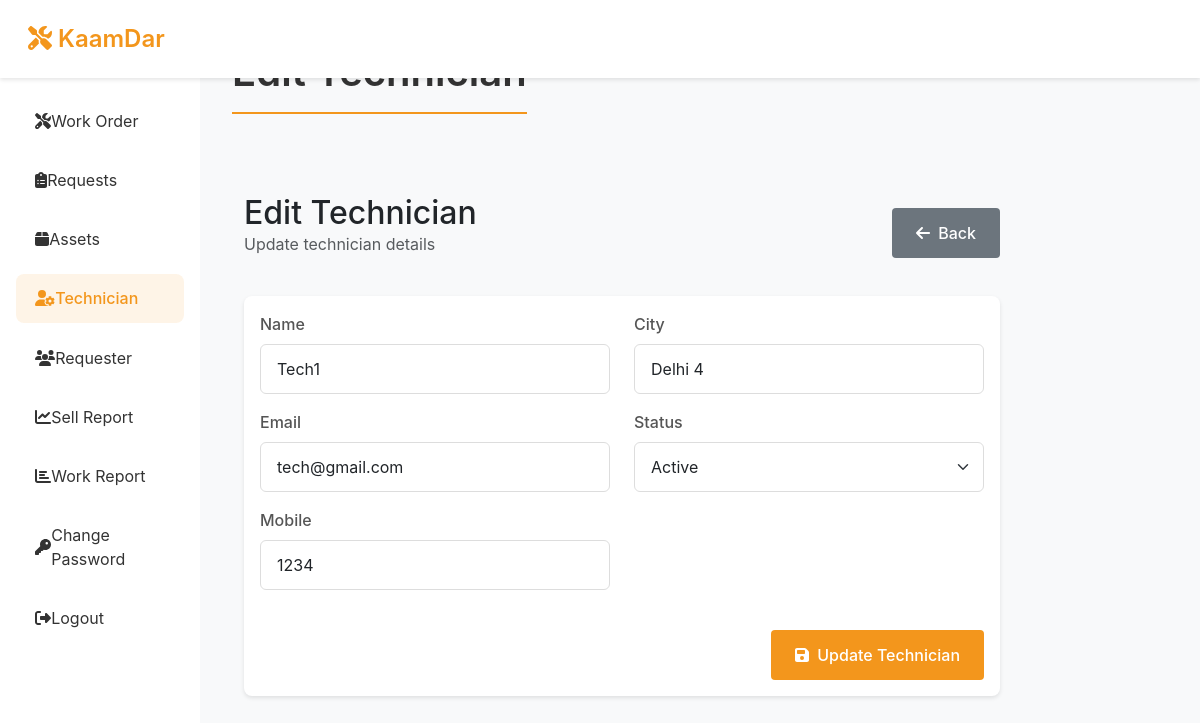
/Kaamdar_PHP/Admin/edittechnician.php?empid=12 (signed in), run on the app's committed database.
### tables this page shows
CREATE TABLE `technician_tb` (
  `empid` int(11) NOT NULL,
  `empName` varchar(60) NOT NULL,
  `empCity` varchar(60) NOT NULL,
  `empMobile` bigint(11) NOT NULL,
  `empEmail` varchar(60) NOT NULL,
  `empStatus` enum('Active','Inactive') NOT NULL DEFAULT 'Active'
);

### Kaamdar_PHP/Admin/edittechnician.php (the view, shortened to what this page needs)
<?php
include('includes/header.php');
include('../dbConnection.php');
$row = null;
$error = null;
if(isset($_REQUEST['empid'])) {
    $empid = $_REQUEST['empid'];
    $sql = "SELECT * FROM technician_tb WHERE empid = ?";
    $stmt = $conn->prepare($sql);
    $stmt->bind_param("i", $empid);
    $stmt->execute();
    $result = $stmt->get_result();
    if($result->num_rows > 0) {
        $row = $result->fetch_assoc();
    } else {
        $error = "Technician not found";
    }
} else {
    $error = "No technician ID provided";
}
?>
<div class="col-sm-9 col-md-10">
    <div class="container-fluid py-4">
        <div class="row mb-4">
            <div class="col-12">
                <div class="d-flex justify-content-between align-items-center">
                    <div>
                        <h2 class="mb-0">Edit Technician</h2>
                        <p class="text-muted">Update technician details</p>
                    </div>
                    <a href="technician.php" class="btn btn-secondary">
                        <i class="fas fa-arrow-left me-2"></i>Back
                    </a>
                </div>
            </div>
        </div>
        <?php if($error): ?>
            <div class="alert alert-danger">
                <i class="fas fa-exclamation-circle me-2"></i><?php echo $error; ?>
            </div>
            <div class="text-center mt-4">
                <a href="technician.php" class="btn btn-primary">
                    <i class="fas fa-arrow-left me-2"></i>Return to Technicians
                </a>
            </div>
        <?php else: ?>
            <div class="card">
                <div class="card-body">
                    <form action="" method="POST" enctype="multipart/form-data" class="needs-validation" novalidate>
                        <div class="row mb-4">
                            <div class="col-md-6">
                                <div class="mb-3">
                                    <label for="empName" class="form-label">Name</label>
                                    <input type="text" class="form-control" id="empName" name="empName"
                                           value="<?php echo htmlspecialchars($row['empName']); ?>" required>
                                </div>
                                <div class="mb-3">
                                    <label for="empEmail" class="form-label">Email</label>
                                    <input type="email" class="form-control" id="empEmail" name="empEmail"
                                           value="<?php echo htmlspecialchars($row['empEmail']); ?>" required>
                                </div>
                                <div class="mb-3">
                                    <label for="empMobile" class="form-label">Mobile</label>
                                    <input type="tel" class="form-control" id="empMobile" name="empMobile"
                                           value="<?php echo htmlspecialchars($row['empMobile']); ?>" required>
                                </div>
                            </div>
                            <div class="col-md-6">
                                <div class="mb-3">
                                    <label for="empCity" class="form-label">City</label>
                                    <input type="text" class="form-control" id="empCity" name="empCity"
                                           value="<?php echo htmlspecialchars($row['empCity']); ?>" required>
                                </div>
                                <div class="mb-3">
                                    <label for="empStatus" class="form-label">Status</label>
                                    <select class="form-select" id="empStatus" name="empStatus" required>
                                        <option value="Active" <?php echo ($row['empStatus'] == 'Active') ? 'selected' : ''; ?>>Active</option>
                                    </select>
                                </div>
                            </div>
                        </div>
                        <div class="text-end">
                            <button type="submit" class="btn btn-primary" name="update">
                                <i class="fas fa-save me-2"></i>Update Technician
                            </button>
                        </div>
                    </form>
                </div>
            </div>
        <?php endif; ?>
    </div>
</div>
<?php include('includes/footer.php'); ?>

### Kaamdar_PHP/Admin/includes/header.php (style rules this page uses)
:root { --primary-color: #f3961c; --secondary-color: #333; --accent-color: #f3961c; --text-color: #333; --light-bg: #f8f9fa; --dark-bg: #333; }
body { background-color: var(--light-bg); font-family: -apple-system, BlinkMacSystemFont, "Segoe UI", Roboto, Helvetica, Arial, sans-serif; }
.card { border: none; border-radius: 8px; box-shadow: 0 2px 4px rgba(0,0,0,0.1); transition: transform 0.3s ease, box-shadow 0.3s ease; background: white; }
.btn-primary { background: var(--primary-color); border: none; padding: 0.8rem 1.5rem; border-radius: 4px; transition: all 0.3s ease; font-weight: 500; }
.btn-secondary { background: var(--secondary-color); border: none; padding: 0.8rem 1.5rem; border-radius: 4px; transition: all 0.3s ease; font-weight: 500; }
.form-control { border-radius: 4px; padding: 0.8rem 1rem; border: 1px solid #ddd; transition: all 0.3s ease; }

### Kaamdar_PHP/Admin/edittechnician.php (style rules this page uses)
:root { --primary-color: #f3961c; --secondary-color: #333; --accent-color: #f3961c; --text-color: #333; --light-bg: #f8f9fa; --dark-bg: #333; }
.card { border: none; border-radius: 8px; box-shadow: 0 2px 4px rgba(0,0,0,0.1); }
.form-label { font-weight: 500; color: #555; }
.form-control, .form-select { border-radius: 6px; border: 1px solid #ddd; padding: 0.75rem 1rem; }
.btn-primary { background-color: var(--primary-color); border-color: var(--primary-color); }
.btn-secondary { background-color: #6c757d; border-color: #6c757d; }

### data on the page
technician_tb: empName "Tech1", empEmail "tech@gmail.com", empMobile "1234", empCity "Delhi 4", empStatus "Active"
